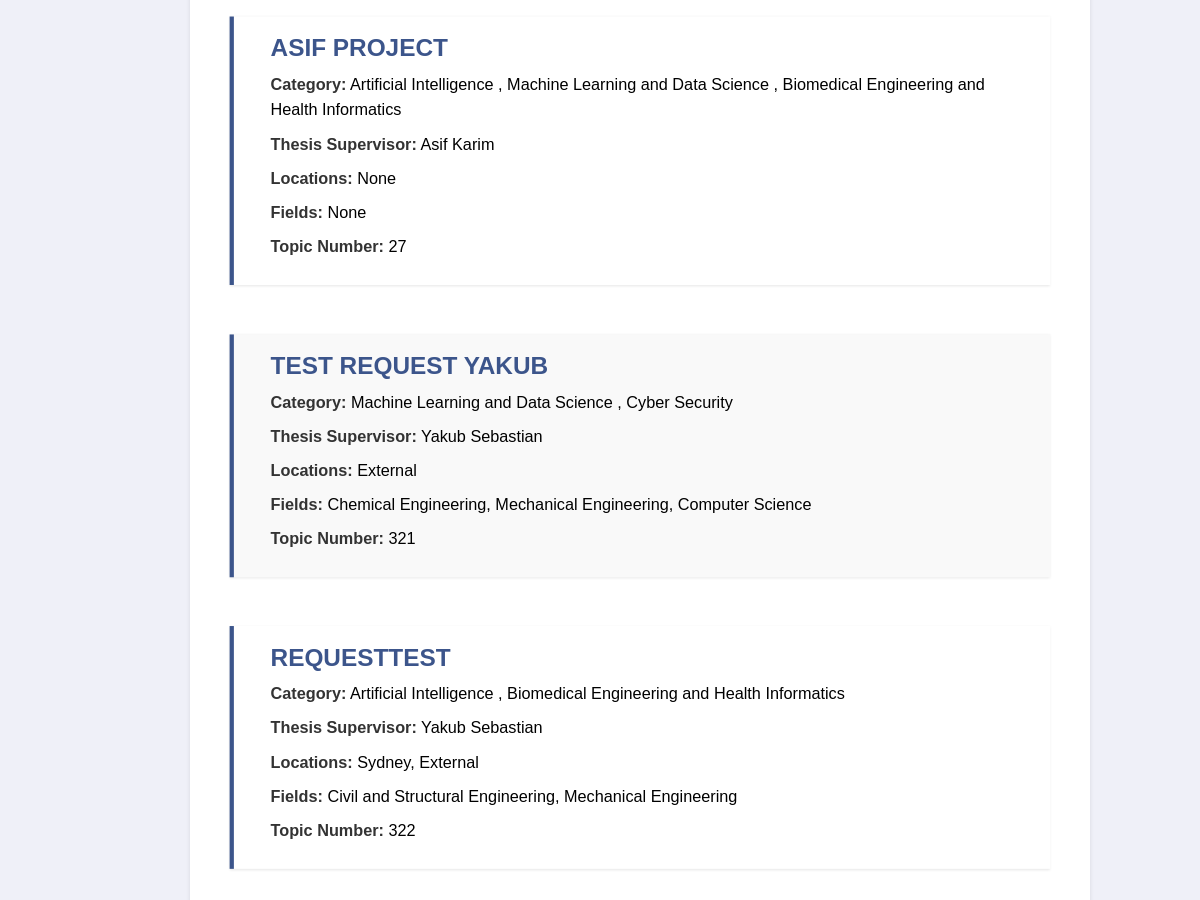
Page /project-list/ (middle part) on the earlier database version.
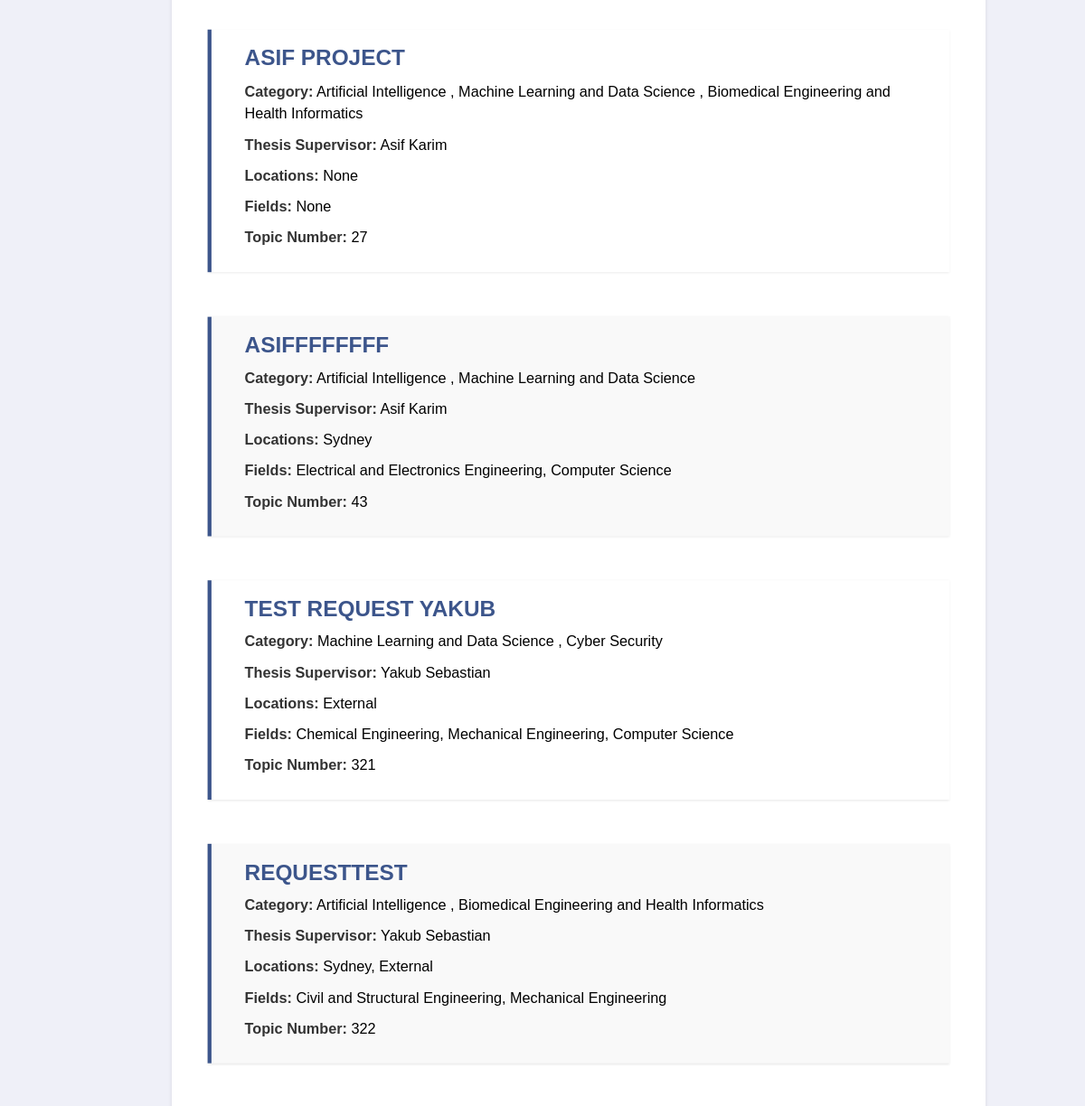
Same page on the later database version.
### management/models.py (models this page shows, shortened)
class Project(models.Model):
    supervisor = models.ForeignKey(User, null=True, on_delete=models.SET_NULL)
    title = models.CharField(max_length=100, null=True)
    category = models.ManyToManyField("Category", blank=True)
    topic_num = models.PositiveIntegerField("Topic number", null=True, unique=True)
    location = models.ManyToManyField("Location", blank=True)
    research_areas = models.ManyToManyField("ResearchArea", blank=True)
    description = models.TextField(blank=True)

class Category(models.Model):
    name = models.CharField(max_length=100)

class Location(models.Model):
    name = models.CharField(max_length=30)

class ResearchArea(models.Model):
    name = models.CharField(max_length=60)

### accounts/models.py (models this page shows)
class User(AbstractUser):
    USER_TYPE_CHOICES = (
        ('unit_coordinator', 'Unit Coordinator'),
        ('supervisor', 'Supervisor'),
        ('student', 'Student'),
    )
    user_type = models.CharField(max_length=20, choices=USER_TYPE_CHOICES, default='student')
    groups = models.ManyToManyField(
        'auth.Group',
        verbose_name='groups',
        blank=True,
        help_text='The groups this user belongs to. A user will get all permissions granted to each of their groups.',
        related_name='custom_user_set',
        related_query_name='user',
    )
    user_permissions = models.ManyToManyField(
        'auth.Permission',
        verbose_name='user permissions',
        blank=True,
        help_text='Specific permissions for this user.',
        related_name='custom_user_set',
        related_query_name='user',
    )

### assignment_4_app/views.py (the view)
# urls.py: path("project-list/", views.project_list, name="project-list"),
def project_list(request):
    try:
        projects_list = Project.objects.all().order_by("topic_num")
        context = {
            "projects": projects_list,
        }
        return render(request, "assignment_4_app/projectList.html", context)
    except:
        return HttpResponseNotFound("This link is not supported")

### assignment_4_app/templates/assignment_4_app/projectList.html (shortened to what this page needs)
{% extends "base.html" %}
{% load static %}
{% block css_files %}
    <link rel="stylesheet" href="{% static "assignment_4_app/projectList.css"%}">
{% endblock %}
{% block content %}
<div class="container">
    {% for project in projects %}
        {% include "assignment_4_app/includes/project.html" %}
    {% endfor %}
</div>
{% endblock content %}

### assignment_4_app/templates/assignment_4_app/includes/project.html
<div class="project">
    <a class="link" href="{% url "project-details" project.topic_num %}">
        <h2>{{ project.title }}</h2>
        <p><strong>Category:</strong>
            {% for category in project.category.all %}
                {{ category.name }}
                {% if not forloop.last %}, {% endif %}
            {% endfor %}
        </p>
        <p><strong>Thesis Supervisor:</strong> {{ project.supervisor.first_name }} {{ project.supervisor.last_name }}</p>
        <p><strong>Locations:</strong>
            {% for location in project.location.all %}
                {{ location.name }}{% if not forloop.last %}, {% endif %}
            {% empty %}
                None
            {% endfor %}
            </p>
            <p><strong>Fields:</strong>
            {% for research_area in project.research_areas.all %}
                {{ research_area.name }}{% if not forloop.last %}, {% endif %}
            {% empty %}
                None
            {% endfor %}
            </p>
        <p><strong>Topic Number:</strong> {{ project.topic_num}}</p>
    </a>
</div>

Differences in the rows shown:
added Project: title "ASIFFFFFFFF", supervisor.first_name "Asif", supervisor.last_name "Karim", topic_num "43", Category (name "Artificial Intelligence"), Category (name "Machine Learning and Data Science"), Location (name "Sydney"), ResearchArea (name "Computer Science")
now on this page (row unchanged): ResearchArea: name "Electrical and Electronics Engineering", shown under "ASIFFFFFFFF"
